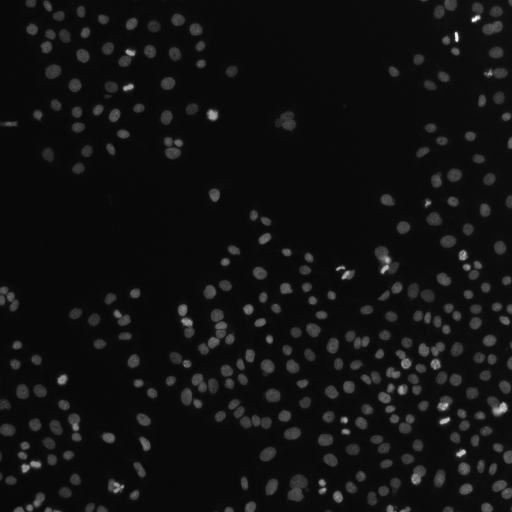
#> input picture assets/examples/human_mitosis.tif, 512 x 512 px
$ python -i fov.py   (imports and definitions only)
#> lines starting #> are read from the running program, lines starting #| are printed output that depends on the picture; after the words box and inside, x2 and y2 are one past the last pixel; in counts of white or black regions, pixels touching at a corner belong together
#> further down, picture is the input picture: shape (512, 512); min 7, max 255, mean 17.3
"""Find the microscope eyepiece's circular field of view in a camera frame.

Shooting through an eyepiece leaves a bright disc surrounded by black. Everything
outside the disc is meaningless to analysis and, worse, stays fixed while the slide
moves, which would bias motion estimates toward zero.
"""
from __future__ import annotations

from dataclasses import dataclass

import cv2
import numpy as np


@dataclass(frozen=True)
class FieldOfView:
    cx: float
    cy: float
    radius: float
    confidence: float  # fraction of the fitted disc that is actually lit

    # [20 lines left out: functions inscribed_square, mask, not called in this run]

    def contains(self, x: float, y: float, margin: float = 0.0) -> bool:
        return (x - self.cx) ** 2 + (y - self.cy) ** 2 <= (self.radius - margin) ** 2


MIN_DISC_BRIGHTNESS = 45.0  # mean grey level inside the disc (0-255)
MIN_DISC_CONTRAST = 30.0  # inside minus outside


def detect_fov(gray: np.ndarray, dark_threshold: int | None = None) -> FieldOfView | None:
    """Fit the lit disc. Returns None when the frame has no eyepiece-like disc
    (for example a plain camera view with no microscope)."""
    height, width = gray.shape[:2]
#> height = 512; width = 512
    scale = 320.0 / max(width, height)
#> scale = 0.625
    small = cv2.resize(gray, (int(width * scale), int(height * scale)), interpolation=cv2.INTER_AREA)
    small = cv2.GaussianBlur(small, (5, 5), 0)

    if dark_threshold is None:
        # Otsu splits black surround from lit disc; clamp so dark specimens don't vanish.
        otsu, _ = cv2.threshold(small, 0, 255, cv2.THRESH_BINARY + cv2.THRESH_OTSU)
#> otsu = 33
        dark_threshold = int(np.clip(otsu * 0.5, 12, 60))
#> dark_threshold = 16
    _, lit = cv2.threshold(small, dark_threshold, 255, cv2.THRESH_BINARY)
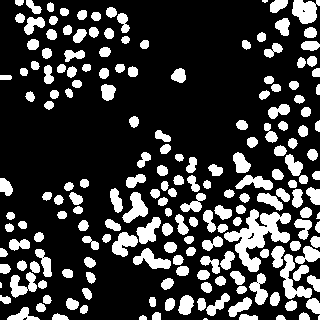
#> lit: shape (320, 320); 23.3% white; 192 white regions (5 under 20 px), largest, box (x1, y1, x2, y2) and area: (224, 209, 291, 272) 1675, (280, 254, 312, 299) 540, (292, 0, 320, 24) 484
    lit = cv2.morphologyEx(lit, cv2.MORPH_CLOSE, np.ones((9, 9), np.uint8))
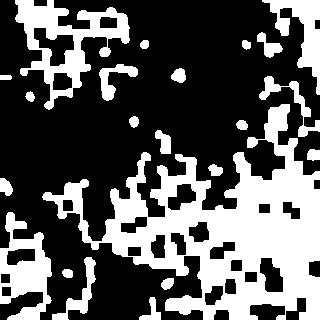
#> lit: shape (320, 320); 35.3% white; 22 white regions

    contours, _ = cv2.findContours(lit, cv2.RETR_EXTERNAL, cv2.CHAIN_APPROX_SIMPLE)
#> contours = 22 contours; largest, box (x1, y1, x2, y2) and area: (42, 104, 320, 320) 25273, (15, 0, 130, 110) 5358, (0, 212, 52, 320) 3206, (262, 0, 320, 95) 1786, (259, 76, 320, 137) 630
    if not contours:
        return None
    largest = max(contours, key=cv2.contourArea)
#> largest = contour of 504 points, box (x1, y1, x2, y2) (42, 104, 320, 320), area 25273
    area = cv2.contourArea(largest)
#> area = 25273
    if area < 0.05 * small.size:
        return None

    lit_fraction = float(np.count_nonzero(lit) / lit.size)
#> lit_fraction = 0.353
    if lit_fraction > 0.97:
        return None

    hull = cv2.convexHull(largest)
#> hull = contour of 18 points, box (x1, y1, x2, y2) (42, 104, 320, 320), area 40637
    # Fit only the rim: points touching the frame border belong to the image edge, not the
    # eyepiece, and would shrink the circle when the disc is larger than the frame.
    points = hull.reshape(-1, 2).astype(np.float64)
#> points = 18 rows, first 8: [289, 104], [319, 171], [319, 319], [203, 319], [165, 310], [92, 249], [84, 242], [59, 218]
    h_small, w_small = small.shape[:2]
#> h_small = 320; w_small = 320
    on_border = (
        (points[:, 0] <= 1) | (points[:, 1] <= 1) | (points[:, 0] >= w_small - 2) | (points[:, 1] >= h_small - 2)
    )
    if int((~on_border).sum()) < 5:
        return None
    fitted = _fit_circle(_rim_samples(points, on_border))
    if fitted is None:
        return None
    cx, cy, radius = fitted

    # Confidence: how much of the fitted disc (within the frame) is lit.
    disc = np.zeros_like(lit)
    cv2.circle(disc, (int(round(cx)), int(round(cy))), int(round(radius)), 255, thickness=-1)
    disc_pixels = np.count_nonzero(disc)
    if disc_pixels == 0:
        return None
    agreement = float(np.count_nonzero(cv2.bitwise_and(disc, lit)) / disc_pixels)
    spill = float(np.count_nonzero(cv2.bitwise_and(cv2.bitwise_not(disc), lit)) / max(np.count_nonzero(lit), 1))
    if agreement < 0.8 or spill > 0.15:
        return None
    # A real eyepiece is a clearly lit disc in a black surround. A dark room, a covered lens or
    # a dim blob is not one (it would zoom the view into darkness).
    inside = float(cv2.mean(small, mask=disc)[0])
    outside_mask = cv2.bitwise_not(disc)
    outside = float(cv2.mean(small, mask=outside_mask)[0]) if np.count_nonzero(outside_mask) else 0.0
    if inside < MIN_DISC_BRIGHTNESS or inside - outside < MIN_DISC_CONTRAST:
        return None

    return FieldOfView(cx=cx / scale, cy=cy / scale, radius=radius / scale, confidence=round(agreement, 3))


def _rim_samples(points: np.ndarray, on_border: np.ndarray) -> np.ndarray:
    """Rim vertices plus evenly spaced samples along hull edges between two rim
    vertices. Hull vertices are sparse on smooth arcs, and edges that touch the frame
    border are skipped because they trace the image edge, not the eyepiece."""
    samples = [points[~on_border]]
#> samples = 1 point arrays, longest 15 points
    count = len(points)
#> count = 18
    for i in range(count):
        j = (i + 1) % count
        if on_border[i] or on_border[j]:
            continue
        a, b = points[i], points[j]
        steps = int(np.linalg.norm(b - a) // 4)
        if steps > 1:
            t = np.linspace(0, 1, steps, endpoint=False)[1:, None]
            samples.append(a + (b - a) * t)
#> this loop made 18 passes
#> (j, a, b, steps) on passes 5 to 16: (5, [165, 310], [92, 249], 23), (6, [92, 249], [84, 242], 2), (7, [84, 242], [59, 218], 8), (8, [59, 218], [58, 217], 0), (9, [58, 217], [43, 199], 5), (10, [43, 199], [42, 197], 0), (11, [42, 197], [42, 196], 0), (12, [42, 196], [43, 194], 0), (13, [43, 194], [45, 192], 0), (14, [45, 192], [68, 182], 6), (15, [68, 182], [143, 152], 20), (16, [143, 152], [270, 107], 33)
#> j on passes 1 to 4: 1, 2, 3, 4
#> after the loop, samples = 10 point arrays, longest 32 points
    return np.vstack(samples)


def _fit_circle(points: np.ndarray) -> tuple[float, float, float] | None:
    """Algebraic (Kasa) least-squares circle fit."""
    x, y = points[:, 0], points[:, 1]
#> x = 107 values, max 289 at index 0, min 42 at index 7, mean 138.3; y = 107 values, max 310 at index 1, min 104 at index 0, mean 188.4
    a = np.column_stack([x, y, np.ones_like(x)])
#> a = 107 rows, first 8: [289, 104, 1], [165, 310, 1], [92, 249, 1], [84, 242, 1], [59, 218, 1], [58, 217, 1], [43, 199, 1], [42, 197, 1]
    b = x * x + y * y
#> b = 107 values, max 123325 at index 1, min 37728.3 at index 54, mean 62931.4
    try:
        sol, *_ = np.linalg.lstsq(a, b, rcond=None)
#> sol = [350, 403.4, -61472.7]
    except np.linalg.LinAlgError:
        return None
    cx, cy = sol[0] / 2.0, sol[1] / 2.0
#> cx = 175; cy = 201.7
    r_sq = sol[2] + cx * cx + cy * cy
#> r_sq = 9828.2
    if r_sq <= 0:
        return None
    return float(cx), float(cy), float(np.sqrt(r_sq))


# --- the disc's size to a fraction of a pixel ------------------------------------------------
# The eyepiece's field stop sits where the objective forms its image, so turning the focus knob
# moves the specimen's image but never the disc: its edge and size stay put. The phone's own lens
# is different: when it refocuses ("hunts"), everything it sees grows or shrinks a little (focus
# breathing), the disc too. So a disc that changed size says the phone's camera changed (its lens,
# or the phone moved on the eyepiece), not the knob. Measured on the real recordings (2026-06-14
# and the 2026-10-06 demo, 38 min): with the view steady and sharpness steady, the radius held to
# 0.006% (median of 1 s windows; about 0.02 px); the user turning the knob through focus changed
# it by at most 0.05%; the phone hunting on a blank field changed it by 1-2.4%, back and forth with
# the sharpness, before it settled.
EDGE_RAYS = 180  # rays from the centre, every 2 degrees
EDGE_REACH = 30.0  # px either side of the tracked rim that each ray samples
EDGE_STEP = 0.5  # px between samples
EDGE_MIN_STEP = 30.0  # grey levels between inside and outside for a ray to count
EDGE_MIN_RAYS = 30  # rays with an edge (60 degrees of rim) for a measurement
_OFFSETS = np.arange(-EDGE_REACH, EDGE_REACH + EDGE_STEP / 2, EDGE_STEP)
_ANGLES = np.linspace(0.0, 2.0 * np.pi, EDGE_RAYS, endpoint=False)


# [36 lines left out: function edge_radius, not called in this run]


ENTER_AGREEMENT = 4  # of the recent looks, before the view zooms to an eyepiece


class FovTracker:
    """Keep a stable field of view across frames.

    Per-frame fits jitter by a few percent (exposure, specimen brightness near the rim).
    The tracked value only changes when recent detections agree on a different disc,
    which happens when the phone shifts on the eyepiece or magnification changes.
    """

    # [41 lines left out: functions __init__, update, _differs, not called in this run]

>>> import cv2
>>> picture = cv2.imread('../../assets/examples/human_mitosis.tif', cv2.IMREAD_GRAYSCALE)
>>> result = detect_fov(picture)
#> in detect_fov, `fitted = _fit_circle(_rim_samples(points, on_border))`: fitted = (175, 201.7, 99.14)
#> in detect_fov, `cx, cy, radius = fitted`: cx = 175; cy = 201.7; radius = 99.14
#> in detect_fov, `cv2.circle(disc, (int(round(cx)), int(round(cy))), int(round(radius)),..`:
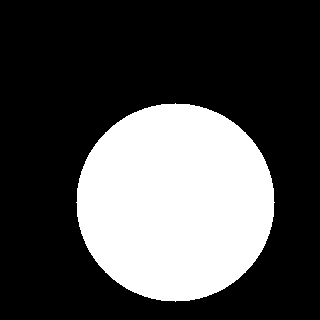
#> disc: shape (320, 320); 30% white; 1 white region, box (x1, y1, x2, y2) and area: (76, 103, 275, 302) 30757
#> in detect_fov, `disc_pixels = np.count_nonzero(disc)`: disc_pixels = 30757
#> in detect_fov, `agreement = float(np.count_nonzero(cv2.bitwise_and(disc, lit)) / disc_..`: agreement = 0.424
#> in detect_fov, `spill = float(np.count_nonzero(cv2.bitwise_and(cv2.bitwise_not(disc), ..`: spill = 0.639
